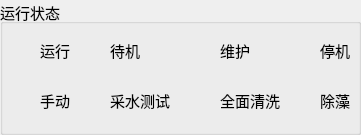
     <widget class="QGroupBox" name="groupBox_2">
      <property name="geometry">
       <rect>
        <x>450</x>
        <y>490</y>
        <width>361</width>
        <height>135</height>
       </rect>
      </property>
      <property name="font">
       <font>
        <pointsize>11</pointsize>
       </font>
      </property>
      <property name="title">
       <string>运行状态</string>
      </property>
      <widget class="QLabel" name="label_66">
       <property name="geometry">
        <rect>
         <x>40</x>
         <y>40</y>
         <width>41</width>
         <height>21</height>
        </rect>
       </property>
       <property name="text">
        <string>运行</string>
       </property>
      </widget>
      <widget class="QLabel" name="label_YX">
       <property name="geometry">
        <rect>
         <x>10</x>
         <y>40</y>
         <width>21</width>
         <height>21</height>
        </rect>
       </property>
       <property name="styleSheet">
        <string notr="true">border-image: url(:/images/blackC.png);</string>
       </property>
       <property name="text">
        <string/>
       </property>
      </widget>
      <widget class="QLabel" name="label_SD">
       <property name="geometry">
        <rect>
         <x>40</x>
         <y>90</y>
         <width>41</width>
         <height>21</height>
        </rect>
       </property>
       <property name="text">
        <string>手动</string>
       </property>
      </widget>
      <widget class="QLabel" name="label_69">
       <property name="geometry">
        <rect>
         <x>10</x>
         <y>90</y>
         <width>21</width>
         <height>21</height>
        </rect>
       </property>
       <property name="styleSheet">
        <string notr="true">border-image: url(:/images/blackC.png);</string>
       </property>
       <property name="text">
        <string/>
       </property>
      </widget>
      <widget class="QLabel" name="label_70">
       <property name="geometry">
        <rect>
         <x>110</x>
         <y>40</y>
         <width>72</width>
         <height>21</height>
        </rect>
       </property>
       <property name="text">
        <string>待机</string>
       </property>
      </widget>
      <widget class="QLabel" name="label_DJ">
       <property name="geometry">
        <rect>
         <x>80</x>
         <y>40</y>
         <width>21</width>
         <height>21</height>
        </rect>
       </property>
       <property name="styleSheet">
        <string notr="true">border-image: url(:/images/blackC.png);</string>
       </property>
       <property name="text">
        <string/>
       </property>
      </widget>
      <widget class="QLabel" name="label_co">
       <property name="geometry">
        <rect>
         <x>110</x>
         <y>90</y>
         <width>72</width>
         <height>21</height>
        </rect>
       </property>
       <property name="text">
        <string>采水测试</string>
       </property>
      </widget>
      <widget class="QLabel" name="label_CSCS">
       <property name="geometry">
        <rect>
         <x>80</x>
         <y>90</y>
         <width>21</width>
         <height>21</height>
        </rect>
       </property>
       <property name="styleSheet">
        <string notr="true">border-image: url(:/images/blackC.png);</string>
       </property>
       <property name="text">
        <string/>
       </property>
      </widget>
      <widget class="QLabel" name="label_CZ">
       <property name="geometry">
        <rect>
         <x>290</x>
         <y>90</y>
         <width>21</width>
         <height>21</height>
        </rect>
       </property>
       <property name="styleSheet">
        <string notr="true">border-image: url(:/images/blackC.png);</string>
       </property>
       <property name="text">
        <string/>
       </property>
      </widget>
      <widget class="QLabel" name="label_QMQX">
       <property name="geometry">
        <rect>
         <x>190</x>
         <y>90</y>
         <width>21</width>
         <height>21</height>
        </rect>
       </property>
       <property name="styleSheet">
        <string notr="true">border-image: url(:/images/blackC.png);</string>
       </property>
       <property name="text">
        <string/>
       </property>
      </widget>
      <widget class="QLabel" name="label_76">
       <property name="geometry">
        <rect>
         <x>320</x>
         <y>90</y>
         <width>72</width>
         <height>21</height>
        </rect>
       </property>
       <property name="text">
        <string>除藻</string>
       </property>
      </widget>
      <widget class="QLabel" name="label_77">
       <property name="geometry">
        <rect>
         <x>320</x>
         <y>40</y>
         <width>72</width>
         <height>21</height>
        </rect>
       </property>
       <property name="text">
        <string>停机</string>
       </property>
      </widget>
      <widget class="QLabel" name="label_78">
       <property name="geometry">
        <rect>
         <x>220</x>
         <y>40</y>
         <width>72</width>
         <height>21</height>
        </rect>
       </property>
       <property name="text">
        <string>维护</string>
       </property>
      </widget>
      <widget class="QLabel" name="label_WH">
       <property name="geometry">
        <rect>
         <x>190</x>
         <y>40</y>
         <width>21</width>
         <height>21</height>
        </rect>
       </property>
       <property name="styleSheet">
        <string notr="true">border-image: url(:/images/blackC.png);</string>
       </property>
       <property name="text">
        <string/>
       </property>
      </widget>
      <widget class="QLabel" name="label_80">
       <property name="geometry">
        <rect>
         <x>220</x>
         <y>90</y>
         <width>72</width>
         <height>21</height>
        </rect>
       </property>
       <property name="text">
        <string>全面清洗</string>
       </property>
      </widget>
      <widget class="QLabel" name="label_TJ">
       <property name="geometry">
        <rect>
         <x>290</x>
         <y>40</y>
         <width>21</width>
         <height>21</height>
        </rect>
       </property>
       <property name="styleSheet">
        <string notr="true">border-image: url(:/images/blackC.png);</string>
       </property>
       <property name="text">
        <string/>
       </property>
      </widget>
     </widget>
